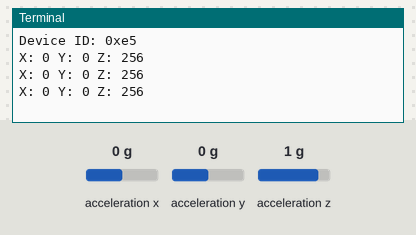
Bench run of a program on a simulated Raspberry Pi (BCM pin numbers). Shown: the last lines printed to the terminal. The inputs (shaded band) are chosen by the test bench; at power-on: acceleration x 0 g, acceleration y 0 g, acceleration z 1 g. The clock reads 2024-03-15 10:24:30 at power-on unless the program sets it.

Above: at 1.2 s.
1.3 s: acceleration x set to -1.4 g
At 1.9 s:
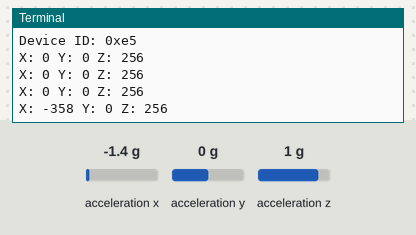
2.8 s: acceleration y set to -1.4 g
At 3.4 s:
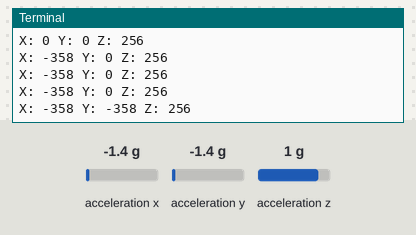
4.3 s: acceleration z set to -1.4 g
At 4.9 s:
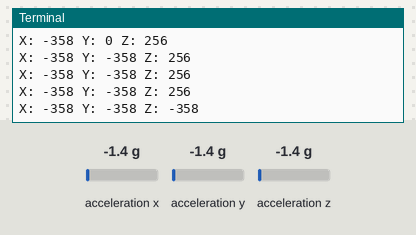

The program:

accelerometer.py
```python
import time
import spidev

spi = spidev.SpiDev()
spi.open(0, 0)
spi.max_speed_hz = 100000
spi.mode = 3

device_id = spi.xfer2([0x80, 0x00])[1]
print("Device ID:", hex(device_id))

if device_id != 0xE5:
    print("ADXL345 not detected")
    spi.close()
    raise SystemExit

# Set data format to full resolution, ±2g
spi.xfer2([0x31, 0x08])

# Set power control to measurement mode
spi.xfer2([0x2D, 0x08])

start_time = time.time()

while time.time() - start_time < 30:

    # Read 6 bytes starting at DATAX0 (0x32)
    data = spi.xfer2([0xF2, 0, 0, 0, 0, 0, 0])

    x = (data[2] << 8) | data[1]
    y = (data[4] << 8) | data[3]
    z = (data[6] << 8) | data[5]

    if x > 32767:
        x -= 65536
    if y > 32767:
        y -= 65536
    if z > 32767:
        z -= 65536

    print("X:", x, "Y:", y, "Z:", z)

    time.sleep(0.5)

spi.close()
print("Finished")
```

Measured:
- after the input at 1.3 s, the terminal: prints a new line after 0.20 s (image 1)
- after the input at 2.8 s, the terminal: prints a new line after 0.21 s (image 2)
- after the input at 4.3 s, the terminal: prints a new line after 0.21 s (image 3)
